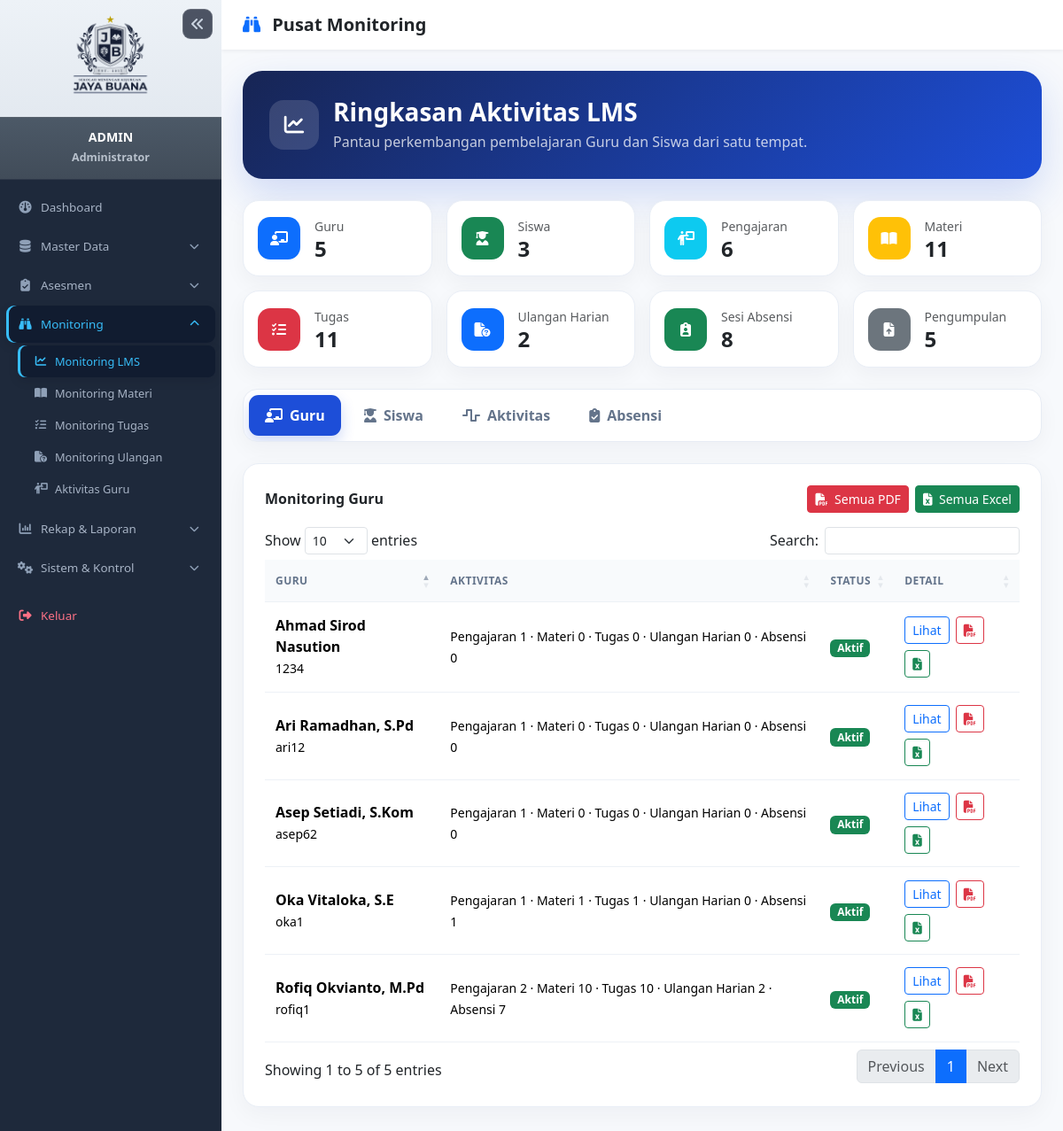
Page /admin/monitoring.php (signed in) on the committed database.
### tables this page shows
CREATE TABLE `guru` (
  `id` int(10) UNSIGNED NOT NULL,
  `user_id` int(10) UNSIGNED NOT NULL,
  `nip` varchar(30) DEFAULT NULL,
  `nama_lengkap` varchar(100) NOT NULL,
  `email` varchar(100) DEFAULT NULL,
  `created_at` timestamp NULL DEFAULT current_timestamp()
);

CREATE TABLE `users` (
  `id` int(10) UNSIGNED NOT NULL,
  `username` varchar(50) NOT NULL,
  `password` varchar(255) NOT NULL,
  `email` varchar(100) DEFAULT NULL,
  `role_id` tinyint(3) UNSIGNED NOT NULL,
  `is_active` tinyint(1) NOT NULL DEFAULT 1,
  `created_at` timestamp NULL DEFAULT current_timestamp(),
  `updated_at` timestamp NULL DEFAULT current_timestamp() ON UPDATE current_timestamp()
);

### config/helper.php (called while the page is built, shortened)
<?php
function sanitize($data) {
    return htmlspecialchars(trim($data), ENT_QUOTES, 'UTF-8');
}

### admin/monitoring.php (the view, shortened to what this page needs)
<?php
require_once __DIR__ . '/../includes/header.php';
$db = Database::getInstance();
$statistik = [
    'guru' => (int)$db->query('SELECT COUNT(*) FROM guru')->fetchColumn(),
    'siswa' => (int)$db->query('SELECT COUNT(*) FROM siswa')->fetchColumn(),
    'pengajaran' => (int)$db->query('SELECT COUNT(*) FROM pengajaran')->fetchColumn(),
    'materi' => (int)$db->query('SELECT COUNT(*) FROM materi')->fetchColumn(),
    'tugas' => (int)$db->query('SELECT COUNT(*) FROM tugas')->fetchColumn(),
    'ujian' => (int)$db->query('SELECT COUNT(*) FROM ujian')->fetchColumn(),
    'sesi_absensi' => (int)$db->query('SELECT COUNT(*) FROM sesi_absensi')->fetchColumn(),
    'pengumpulan' => (int)$db->query('SELECT COUNT(*) FROM pengumpulan_tugas')->fetchColumn(),
];
$guru_list = $db->query(
    "SELECT g.id, g.nip, g.nama_lengkap, u.username, u.is_active,
            (SELECT COUNT(*) FROM pengajaran p WHERE p.guru_id = g.id) AS total_pengajaran,
            (SELECT COUNT(*) FROM materi mat JOIN pengajaran p ON p.id = mat.pengajaran_id WHERE p.guru_id = g.id) AS total_materi,
            (SELECT COUNT(*) FROM tugas t JOIN pengajaran p ON p.id = t.pengajaran_id WHERE p.guru_id = g.id) AS total_tugas,
            (SELECT COUNT(*) FROM ujian uj JOIN pengajaran p ON p.id = uj.pengajaran_id WHERE p.guru_id = g.id) AS total_ujian,
            (SELECT COUNT(*) FROM sesi_absensi sa JOIN pengajaran p ON p.id = sa.pengajaran_id WHERE p.guru_id = g.id) AS total_absensi
     FROM guru g
     JOIN users u ON u.id = g.user_id
     ORDER BY g.nama_lengkap"
)->fetchAll();
?>
<?php require_once __DIR__ . '/../includes/sidebar.php'; ?>
<div id="page-content-wrapper">
    <nav class="navbar navbar-expand-lg navbar-light top-navbar px-4 py-3">
        <h5 class="mb-0 fw-bold"><i class="fa-solid fa-binoculars text-primary me-2"></i> Pusat Monitoring</h5>
    </nav>
    <div class="container-fluid p-4 monitoring-page">
        <div class="monitoring-hero mb-4">
            <div class="d-flex align-items-center gap-3">
                <div class="hero-icon"><i class="fa-solid fa-chart-line"></i></div>
                <div>
                    <h3 class="fw-bold mb-1">Ringkasan Aktivitas LMS</h3>
                    <p class="mb-0 opacity-75">Pantau perkembangan pembelajaran Guru dan Siswa dari satu tempat.</p>
                </div>
            </div>
        </div>
        <div class="row g-3 mb-4">
            <?php
            $cards = [
                ['Guru', $statistik['guru'], 'fa-chalkboard-user', 'primary'],
                ['Siswa', $statistik['siswa'], 'fa-user-graduate', 'success'],
                ['Pengajaran', $statistik['pengajaran'], 'fa-person-chalkboard', 'info'],
                ['Materi', $statistik['materi'], 'fa-book-open', 'warning'],
                ['Tugas', $statistik['tugas'], 'fa-list-check', 'danger'],
                ['Ulangan Harian', $statistik['ujian'], 'fa-file-circle-question', 'primary'],
                ['Sesi Absensi', $statistik['sesi_absensi'], 'fa-clipboard-user', 'success'],
                ['Pengumpulan', $statistik['pengumpulan'], 'fa-file-arrow-up', 'secondary'],
            ];
            foreach ($cards as [$label, $jumlah, $icon, $warna]):
            ?>
                <div class="col-6 col-md-3">
                    <div class="card metric-card h-100 p-3">
                        <div class="d-flex align-items-center gap-3">
                            <span class="metric-icon bg-<?= $warna ?> text-white"><i class="fa-solid <?= $icon ?>"></i></span>
                            <div><small class="text-muted"><?= sanitize($label) ?></small><h4 class="fw-bold mb-0"><?= (int)$jumlah ?></h4></div>
                        </div>
                    </div>
                </div>
            <?php endforeach; ?>
        </div>
        <div class="monitor-nav mb-4" role="tablist" aria-label="Kategori monitoring">
            <button class="monitor-tab active" type="button" data-target="guru"><i class="fa-solid fa-chalkboard-user me-2"></i>Guru</button>
            <button class="monitor-tab" type="button" data-target="siswa"><i class="fa-solid fa-user-graduate me-2"></i>Siswa</button>
            <button class="monitor-tab" type="button" data-target="aktivitas"><i class="fa-solid fa-wave-square me-2"></i>Aktivitas</button>
            <button class="monitor-tab" type="button" data-target="absensi"><i class="fa-solid fa-clipboard-check me-2"></i>Absensi</button>
        </div>
        <div class="row g-4 mb-4">
            <div class="col-xl-6 monitor-panel active" data-panel="guru">
                <div class="card content-card p-4 h-100">
                    <div class="d-flex flex-wrap justify-content-between align-items-center gap-2 mb-3"><h6 class="fw-bold mb-0">Monitoring Guru</h6><div class="export-actions"><a href="monitoring_export.php?jenis=guru&amp;format=pdf" class="btn btn-sm btn-danger"><i class="fa-solid fa-file-pdf me-1"></i> Semua PDF</a><a href="monitoring_export.php?jenis=guru&amp;format=excel" class="btn btn-sm btn-success"><i class="fa-solid fa-file-excel me-1"></i> Semua Excel</a></div></div>
                    <div class="table-responsive"><table id="tableGuruMonitoring" class="table table-hover align-middle w-100"><thead class="table-light"><tr><th>Guru</th><th>Aktivitas</th><th>Status</th><th>Detail</th></tr></thead><tbody>
                        <?php foreach ($guru_list as $guru): ?><tr>
                            <td><strong><?= sanitize($guru['nama_lengkap']) ?></strong><br><small><?= sanitize($guru['username']) ?></small></td>
                            <td><small>Pengajaran <?= (int)$guru['total_pengajaran'] ?> · Materi <?= (int)$guru['total_materi'] ?> · Tugas <?= (int)$guru['total_tugas'] ?> · Ulangan Harian <?= (int)$guru['total_ujian'] ?> · Absensi <?= (int)$guru['total_absensi'] ?></small></td>
                            <td><span class="badge bg-<?= $guru['is_active'] ? 'success' : 'danger' ?>"><?= $guru['is_active'] ? 'Aktif' : 'Nonaktif' ?></span></td>
                            <td><div class="export-actions"><a href="monitoring.php?guru_id=<?= (int)$guru['id'] ?>" class="btn btn-sm btn-outline-primary">Lihat</a><a title="PDF guru" href="monitoring_export.php?jenis=guru&amp;format=pdf&amp;id=<?= (int)$guru['id'] ?>" class="btn btn-sm btn-outline-danger"><i class="fa-solid fa-file-pdf"></i></a><a title="Excel guru" href="monitoring_export.php?jenis=guru&amp;format=excel&amp;id=<?= (int)$guru['id'] ?>" class="btn btn-sm btn-outline-success"><i class="fa-solid fa-file-excel"></i></a></div></td>
                        </tr><?php endforeach; ?>
                    </tbody></table></div>
                </div>
            </div>
        </div>
    </div>
</div>
<?php require_once __DIR__ . '/../includes/footer.php'; ?>

### includes/header.php (style rules this page uses)
:root { --sidebar-width: 250px; }
body { background-color: #f4f6f9; font-family: 'Segoe UI', Tahoma, Geneva, Verdana, sans-serif; }
#page-content-wrapper { flex-grow: 1; overflow-y: auto; }
.top-navbar { background: #ffffff; box-shadow: 0 2px 4px rgba(0,0,0,0.05); }

### admin/monitoring.php (style rules this page uses)
.monitoring-page { background: #f7f9fc; min-height: 100%; }
.monitoring-hero { background: linear-gradient(135deg, #172554, #1d4ed8); border-radius: 22px; padding: 30px; color: #fff; box-shadow: 0 18px 45px rgba(29, 78, 216, .18); }
.monitoring-hero .hero-icon { width: 56px; height: 56px; display: grid; place-items: center; border-radius: 16px; background: rgba(255,255,255,.14); font-size: 1.4rem; }
.metric-card { border: 1px solid #e9eef6 !important; border-radius: 18px !important; box-shadow: 0 8px 24px rgba(15, 23, 42, .045) !important; transition: transform .2s ease, box-shadow .2s ease; }
.metric-icon { width: 48px; height: 48px; display: grid; place-items: center; flex: 0 0 48px; border-radius: 14px !important; }
.monitor-nav { display: flex; gap: 8px; overflow-x: auto; padding: 6px; border: 1px solid #e7ecf4; border-radius: 16px; background: #fff; box-shadow: 0 8px 25px rgba(15, 23, 42, .04); scrollbar-width: none; }
.monitor-tab { border: 0; background: transparent; color: #64748b; white-space: nowrap; padding: 11px 18px; border-radius: 11px; font-weight: 600; }
.monitor-tab.active { background: #1d4ed8; color: #fff; box-shadow: 0 7px 16px rgba(29, 78, 216, .22); }
.monitor-panel { display: none; }
.monitor-panel.active { display: block; width: 100%; }
.content-card { border: 1px solid #e9eef6 !important; border-radius: 18px !important; box-shadow: 0 8px 28px rgba(15, 23, 42, .045) !important; }
.content-card .table { margin-bottom: 0; }
.content-card .table > :not(caption) > * > * { padding: .9rem .75rem; border-bottom-color: #edf1f6; }
.content-card thead th { color: #64748b; font-size: .75rem; text-transform: uppercase; letter-spacing: .04em; background: #f8fafc; }
.export-actions { display: flex; flex-wrap: wrap; gap: 7px; }

### includes/footer.php (style rules this page uses)
#page-content-wrapper { display: flex; flex-direction: column; }

### rows in the picture
guru: nama_lengkap "Ahmad Sirod Nasution", user.username "1234", total_pengajaran "1", total_materi "0", total_tugas "0", total_ujian "0", total_absensi "0"
guru: nama_lengkap "Ari Ramadhan, S.Pd", user.username "ari12", total_pengajaran "1", total_materi "0", total_tugas "0", total_ujian "0", total_absensi "0"
guru: nama_lengkap "Asep Setiadi, S.Kom", user.username "asep62", total_pengajaran "1", total_materi "0", total_tugas "0", total_ujian "0", total_absensi "0"
guru: nama_lengkap "Oka Vitaloka, S.E", user.username "oka1", total_pengajaran "1", total_materi "1", total_tugas "1", total_ujian "0", total_absensi "1"
guru: nama_lengkap "Rofiq Okvianto, M.Pd", user.username "rofiq1", total_pengajaran "2", total_materi "10", total_tugas "10", total_ujian "2", total_absensi "7"

### other values in the picture
$sidebar_profile_name "ADMIN"
$sidebar_profile_role "Administrator"
$label "Guru"
$jumlah "5"
$label "Siswa"
$jumlah "3"
$label "Pengajaran"
$jumlah "6"
$label "Materi"
$jumlah "11"
$label "Tugas"
$label "Ulangan Harian"
$jumlah "2"
$label "Sesi Absensi"
$jumlah "8"
